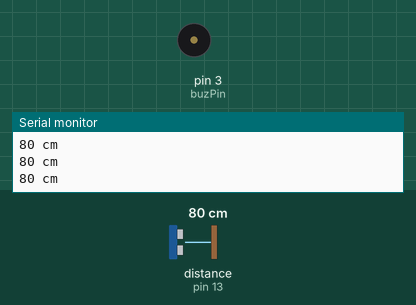
This sketch was run on a simulated Arduino Uno, built with avr-gcc and run on an emulated ATmega328P. On the bench: buzzer (waves = sounding), the last lines printed to the serial monitor. Wiring (inferred from the names in the program): ultrasonic range finder: trigger pin 12; echo pin 13. The test bench sets the inputs (shaded band); at power-on: distance to the obstacle (sensor on pin 13) 80 cm. The echo pulse lasts 58.3 µs per cm.

Above: at 1.2 s.
1.3 s: distance to the obstacle (sensor on pin 13) set to 13 cm
2.8 s: distance to the obstacle (sensor on pin 13) set to 10 cm
At 4.3 s:
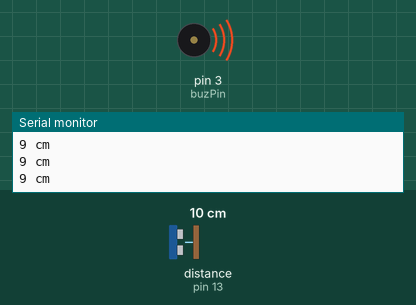
Timing chart, 0 to 5.8 s (numbered marks = the images above; inputs shaded):
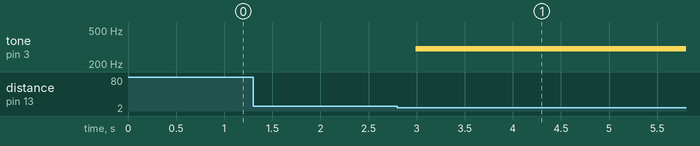

Measured:
- the behaviour switches between 12 and 11 cm on distance to the obstacle (sensor on pin 13) (found by bisection; images 0 and 1)
- after the input at 2.8 s, tone on pin 3 (buzPin): silent → 300 Hz after 0.19 s

The sketch:

project_10-2.ino
```cpp
#define TRIGPin 12
#define ECHOPin 13
int buzPin = 3;

void setup() {
  Serial.begin(9600);
  pinMode(TRIGPin, OUTPUT);
  pinMode(ECHOPin, INPUT);
  pinMode(buzPin, OUTPUT);
}

void loop() {
  long duration, cm;
  digitalWrite(TRIGPin, LOW);
  delayMicroseconds(2);
  digitalWrite(TRIGPin, HIGH);
  delayMicroseconds(10);
  digitalWrite(TRIGPin, LOW);
  duration = pulseIn(ECHOPin, HIGH);
  cm = duration / 29 / 2;
  Serial.print(cm);
  Serial.println(" cm");
  delay(100);

  if ( cm <= 10 )
  {
    tone(buzPin, 300);
  }
  else
  {
    noTone(buzPin);
  }

}
```
